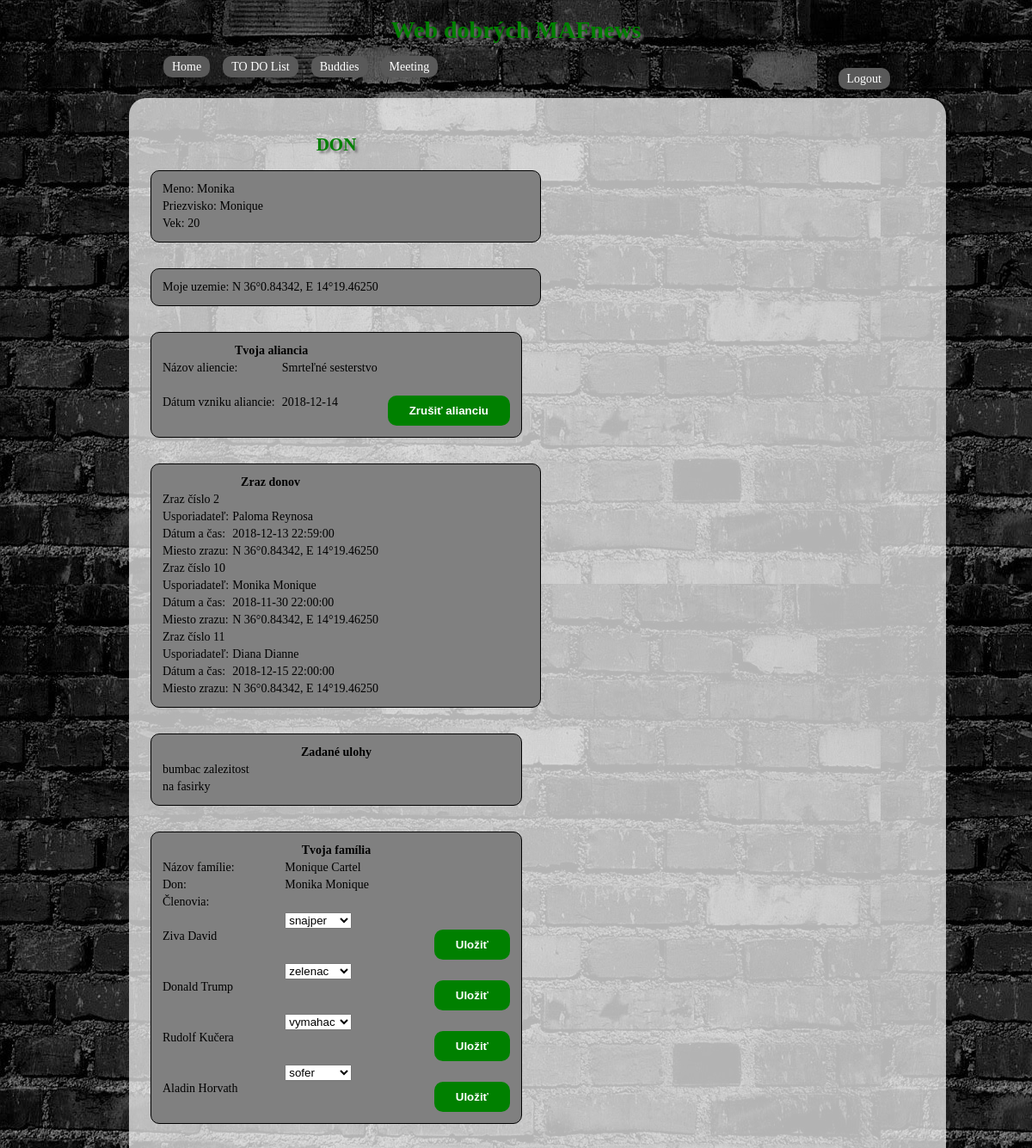
The page /home (signed in) on the database its author committed.
### tables this page shows
CREATE TABLE `aliancia` (
  `id_aliancie` int(11) NOT NULL,
  `nazov_aliancie` varchar(255) NOT NULL,
  `datum_vzniku` date NOT NULL
);

CREATE TABLE `osoba` (
  `rodne_cislo` varchar(10) NOT NULL,
  `heslo` varchar(25) NOT NULL,
  `meno` varchar(255) NOT NULL,
  `priezvisko` varchar(255) NOT NULL,
  `vek` int(11) NOT NULL,
  `typ` int(11) NOT NULL
);

CREATE TABLE `uloha` (
  `specificke_meno` varchar(255) NOT NULL,
  `popis_cinnosti` varchar(255) NOT NULL,
  `vykonavatel` varchar(255) NOT NULL,
  `zadavatel_don` varchar(255) DEFAULT NULL,
  `zadavatel_aliancia` int(11) DEFAULT NULL,
  `gps_miesta` varchar(28) NOT NULL,
  `cas_zaciatku` timestamp NULL DEFAULT NULL ON UPDATE CURRENT_TIMESTAMP,
  `cas_konca` timestamp NULL DEFAULT NULL,
  `uspesnost` varchar(255) NOT NULL,
  `komentar` varchar(255) DEFAULT NULL
);

CREATE TABLE `clen` (
  `rodne_cislo` varchar(255) NOT NULL,
  `familia` varchar(255) NOT NULL,
  `hodnost` varchar(255) NOT NULL,
  `pokrvna_vazba` varchar(3) NOT NULL
);

### index.php (called while the page is built, shortened)
<?php
$smerovac = new SmerovacKontroler();
$smerovac->zpracuj(array($_SERVER['REQUEST_URI']));
$smerovac->vypisPohled();

### modely/Db.php (called while the page is built, shortened)
<?php
class Db {
    private static $spojeni;
    private static $nastaveni = array(
		PDO::ATTR_ERRMODE => PDO::ERRMODE_EXCEPTION,
		PDO::MYSQL_ATTR_INIT_COMMAND => "SET NAMES utf8",
		PDO::ATTR_EMULATE_PREPARES => false,
	);
    public static function pripoj($host, $uzivatel, $heslo, $databaze) {
		if (!isset(self::$spojeni)) {
			self::$spojeni = @new PDO(
				"mysql:host=$host;dbname=$databaze",
				$uzivatel,
				$heslo,
				self::$nastaveni
			);
		}
	}
    public static function dotazJeden($dotaz, $parametry = array()) {
		$navrat = self::$spojeni->prepare($dotaz);
		$navrat->execute($parametry);
		return $navrat->fetch();
	}
    public static function dotazVsechny($dotaz, $parametry = array()) {
		$navrat = self::$spojeni->prepare($dotaz);
		$navrat->execute($parametry);
		return $navrat->fetchAll();
	}
}

### modely/Aliancia.php (called while the page is built, shortened)
<?php
class Aliancia {
	private $id_aliancie;
	private $nazov_aliancie;
	private $datum_vzniku;
	function __construct ($id_aliancie) {
		$data = Db::dotazJeden("SELECT * FROM Aliancia WHERE id_aliancie = ?", [$id_aliancie]);
		if($data != NULL) {
			$this->id_aliancie = $data["id_aliancie"];
			$this->nazov_aliancie = $data["nazov_aliancie"];
			$this->datum_vzniku = $data["datum_vzniku"];
		}
	}
	public function getIdAliancie() {
		return $this->id_aliancie;
	}
	public function getNazovAliancie() {
		return $this->nazov_aliancie;
	}
	public function getDatumVzniku() {
		return $this->datum_vzniku;
	}
}

### kontrolery/HomeKontroler.php (called while the page is built, shortened)
<?php
class HomeKontroler extends Kontroler {
	public function zpracuj($parametry) {
		$this->data["aliancia"] = "";
		if (isset($_SESSION["rodne_cislo"])) {
			if ($_SESSION["typ"] != 0) {
				$don = new Don($_SESSION["rodne_cislo"]);
				$idcka_zrazov = Don::getIdZraz();
				foreach ($idcka_zrazov as $zvolalZraz) {
					$this->data["zraz_donov"] = new Zraz($zvolalZraz["zvolal_zraz"]);
					$this->data["usporiadatel"][] = Osoba::getOsoba($this->data["zraz_donov"]->getUsporiadatel());
				}
				$this->data["aliancia"] = new Aliancia($don->getAliancia());
				$idcko_aliancie = $this->data["aliancia"]->getIdAliancie();
				$this->data["nazovFamilie"] = $don->getNazovFamilie();
				$this->data["ulohy"] = Uloha::getDonUlohy($_SESSION["rodne_cislo"], $idcko_aliancie);
			} else {
				$clen = new Clen($_SESSION["rodne_cislo"]);
				$this->data["info_hodnost"] = $clen->getHodnost();
				$this->data["info_pokr_vazba"] = $clen->getPokrvnaVazba();
				$this->data["nazovFamilie"] = $clen->getFamilia();
				$this->data["ulohy"] = Uloha::getClenUlohy($_SESSION["rodne_cislo"]);
			}
			$this->data["sefFamilie"] = Don::getSefFamilie($this->data["nazovFamilie"]);
			$this->data["zoznamClenov"] = Clen::getZoznamClenov($this->data["nazovFamilie"]);
		}
	}
}

### kontrolery/SmerovacKontroler.php (called while the page is built, shortened)
<?php
class SmerovacKontroler extends Kontroler
{
	protected $kontroler;
	private function pomlckyDoVelbloudiNotace($text)
	{
		$veta = str_replace('-', ' ', $text);
		$veta = ucwords($veta);
		$veta = str_replace(' ', '', $veta);
		return $veta;
	}
	private function parsujURL($url)
	{
        $naparsovanaURL = parse_url($url);
		$naparsovanaURL["path"] = ltrim($naparsovanaURL["path"], "/");
		$naparsovanaURL["path"] = trim($naparsovanaURL["path"]);
		$rozdelenaCesta = explode("/", $naparsovanaURL["path"]);
		return $rozdelenaCesta;
	}
    public function zpracuj($parametry)
    {
		$naparsovanaURL = $this->parsujURL($parametry[0]);
		$tridaKontroleru = $this->pomlckyDoVelbloudiNotace(array_shift($naparsovanaURL)) . 'Kontroler';
		if (file_exists('kontrolery/' . $tridaKontroleru . '.php'))
			$this->kontroler = new $tridaKontroleru;
		else
			$this->presmeruj('chyba');
        $this->kontroler->zpracuj($naparsovanaURL);
    }
}

### modely/Don.php (called while the page is built, shortened)
<?php
class Don {
	function __construct ($rodne_cislo) {
		$data = Db::dotazJeden("SELECT * FROM Don WHERE rodne_cislo = ?", [$rodne_cislo]);
	}
	public static function getIdZraz(){
		return Db::dotazVsechny("SELECT zvolal_zraz FROM Don WHERE zvolal_zraz IS NOT NULL");
	}
	public static function getSefFamilie($familia) {
		return Db::dotazJeden("SELECT O.meno, O.priezvisko FROM Don D JOIN Osoba O ON D.rodne_cislo = O.rodne_cislo WHERE D.nazov_familie = ? ", [$familia]);
	}
}

### modely/Osoba.php (called while the page is built, shortened)
<?php
class Osoba {
	public static function getOsoba($hladana_osoba){
		if ($hladana_osoba != "admin") {
			if (is_numeric($hladana_osoba)) {
				$osoby = Db::dotazVsechny("SELECT rodne_cislo, meno, priezvisko, vek, typ FROM Osoba WHERE rodne_cislo = ?", [$hladana_osoba]);
			} else {
				$osoby = Db::dotazVsechny("SELECT rodne_cislo, meno, priezvisko, vek, typ FROM Osoba WHERE (meno = ? || priezvisko = ?)", [$hladana_osoba, $hladana_osoba]);
			}
		} else
			$osoby = NULL;
		return $osoby;
	}
}

### modely/Zraz.php (called while the page is built, shortened)
<?php
class Zraz {
	function __construct ($id_zrazu) {
		$data = Db::dotazJeden("SELECT * FROM Zraz_donov WHERE id_zrazu = ?", [$id_zrazu]);
	}
}

### modely/Uloha.php (called while the page is built, shortened)
<?php
class Uloha {
	public static function getDonUlohy($don, $aliancia) {
		$data = [];
		if ($don != NULL) {
			$data = Db::dotazVsechny("SELECT * FROM Uloha WHERE zadavatel_don = ?", [$don]);
		}
		if ($aliancia != NULL) {
			$data = array_merge($data, Db::dotazVsechny("SELECT * FROM Uloha WHERE zadavatel_aliancia = ?", [$aliancia]));
		}
		return $data;
	}
}

### modely/Clen.php (called while the page is built, shortened)
<?php
class Clen {
	public static function getZoznamClenov($familia) {
		return Db::dotazVsechny("SELECT C.rodne_cislo, meno, priezvisko, hodnost FROM Clen C JOIN Osoba O ON C.rodne_cislo = O.rodne_cislo WHERE C.familia = ?", [$familia]);
	}
}

### pohledy/menu.phtml (the view, shortened to what this page needs)
<div id="left">
	<?php if($_SESSION["typ"] != 2) : ?>
		<?php if($_SESSION["typ"] == 1) :  ?>
			<h1>DON</h1>
		<?php else : ?>
			<h1>ČLEN</h1>
		<?php endif; ?>
		<div id="udaje">
			<table>
				<tr><td>Meno: <?= $info_meno; ?></td></tr>
				<tr><td>Priezvisko: <?= $info_priezvisko; ?></td></tr>
				<tr><td>Vek: <?= $info_vek; ?></td></tr>
			</table>
		</div>
	<?php endif; ?>
	<?php if($_SESSION["typ"] == 2) :  ?>
		<h1>ADMIN</h1>
	<?php else :  ?>
		<?php if($_SESSION["typ"] == 1) :  ?>
			<div id="udaje_don">
				<table>
					<tr><td>Moje uzemie: <?= $info_uzemie; ?></td></tr>
				</table>
			</div>
			<div id="aliancia">
				<table>
					<tr><th colspan="2">Tvoja aliancia</th></tr>
					<?php if ($aliancia->getIdAliancie() != NULL) : ?>
						<tr><td>Názov aliencie:</td><td><?= $aliancia->getNazovAliancie(); ?></td></tr>
						<tr>
							<td>Dátum vzniku aliancie:</td><td><?= $aliancia->getDatumVzniku(); ?></td>
							<form method="POST" action="home/zrusena_aliancia" id="del_aliancia">
								<td><input type="submit" value="Zrušiť alianciu"></td>
							</form>
						</tr>
					<?php endif; ?>
				</table>
			</div>
			<div id="zraz_donov">
				<table>
					<tr><th colspan="2">Zraz donov</th></tr>
					<?php if ($zraz_donov != NULL) : ?>
						<?php for ($i=1; $i < $pocet_zrazov; $i++) : ?>
							<tr><td>Zraz číslo <?= $info_id[$i]; ?></td></tr>
							<?php foreach($usporiadatel[$i] as $pohostitel) : ?>
								<tr><td>Usporiadateľ:</td><td><?= $pohostitel["meno"] . " " . $pohostitel["priezvisko"]; ?></td></tr>
							<?php endforeach; ?>
							<tr><td>Dátum a čas:</td><td><?= $info_datumcas[$i]; ?></td></tr>
							<tr><td>Miesto zrazu:</td><td><?= $info_miesta[$i]; ?></td></tr>
						<?php endfor; ?>
					<?php else : ?>
						<tr><td>Žiadny zraz nie je naplanovaný.</td></tr>
					<?php endif; ?>
				</table>
			</div>
		<?php endif; ?>
		<div id="vypis_ulohy">
			<table>
				<tr><th colspan="2">Zadané ulohy</th></tr>
				<?php foreach($ulohy as $uloha) : ?>
					<tr><td><?= $uloha["specificke_meno"] ?></td></tr>
				<?php endforeach; ?>
			</table>
		</div>
		<div id="familia">
			<table>
				<tr><th colspan="2">Tvoja família</th></tr>
				<tr><td>Názov famílie: </td><td><?= $nazovFamilie ?></td></tr>
				<tr><td>Don: </td><td><?= $sefFamilie["meno"] . " " . $sefFamilie["priezvisko"] ?></td></tr>
				<?php if($_SESSION["typ"] == 1) :  ?>
					<tr><td colspan="2">Členovia: </td></tr>
						<?php foreach($zoznamClenov as $clen) : ?>
							<tr>
								<td><?= $clen["meno"] . " " . $clen["priezvisko"]?></td>
								<td>
									<form method="POST">
										<select name="hodnost">
											<option value="<?= $clen["hodnost"] ?>" selected><?= $clen["hodnost"] ?></option>
										</select>
										<input type="submit" value="Uložiť">
									</form>
								</td>
							</tr>
						<?php endforeach; ?>
				<?php endif; ?>
			</table>
		</div>
	<?php endif; ?>
</div>

### style.css (style rules this page uses)
body { font-family: verdana; font-size: 14px; width: 900px; margin: 0 auto; background-image: url("images/background.jpg"); background-attachment: fixed; }
h1 { text-align: center; color: green; text-shadow: 3px 3px 3px #737373; }
input[type="submit"] { float: right; background: green; color: white; padding: 5px 10px; border-radius: 10px; border: 0px; }
input[type="submit"] { padding: 10px 25px; display: block; margin: 0 auto; margin-top: 20px; font-weight: bold; }
#familia table, #aliancia table , #vypis_ulohy table { border: 1px solid #000000; border-radius: 10px; padding: 10px; background-color: grey; width: 100%; margin-bottom: 30px; }
#left { width: 48%; }
#udaje { border: 1px solid #000000; border-radius: 10px; padding: 10px; background-color: grey; width: 100%; margin-bottom: 30px; }
#udaje_don { border: 1px solid #000000; border-radius: 10px; padding: 10px; background-color: grey; width: 100%; margin-bottom: 30px; }
#zraz_donov { border: 1px solid #000000; border-radius: 10px; padding: 10px; background-color: grey; width: 100%; margin-bottom: 30px; }

### rows shown on the page
aliancia: nazov_aliancie "Smrteľné sesterstvo", datum_vzniku "2018-12-14"
osoba: meno "Paloma", priezvisko "Reynosa"
osoba: meno "Monika", priezvisko "Monique"
osoba: meno "Diana", priezvisko "Dianne"
uloha: specificke_meno "bumbac zalezitost"
uloha: specificke_meno "na fasirky"
clen: rodne_cislo.meno "Ziva", rodne_cislo.priezvisko "David", hodnost "snajper"
clen: rodne_cislo.meno "Donald", rodne_cislo.priezvisko "Trump", hodnost "zelenac"
clen: rodne_cislo.meno "Rudolf", rodne_cislo.priezvisko "Kučera", hodnost "vymahac"
clen: rodne_cislo.meno "Aladin", rodne_cislo.priezvisko "Horvath", hodnost "sofer"

### other values the page prints
$info_meno "Monika"
$info_priezvisko "Monique"
$info_vek "20"
$info_uzemie "N 36°0.84342, E 14°19.46250"
$info_id[$i] "2"
$info_datumcas[$i] "2018-12-13 22:59:00"
$info_miesta[$i] "N 36°0.84342, E 14°19.46250"
$info_id[$i] "10"
$info_datumcas[$i] "2018-11-30 22:00:00"
$info_id[$i] "11"
$info_datumcas[$i] "2018-12-15 22:00:00"
$nazovFamilie "Monique Cartel"
